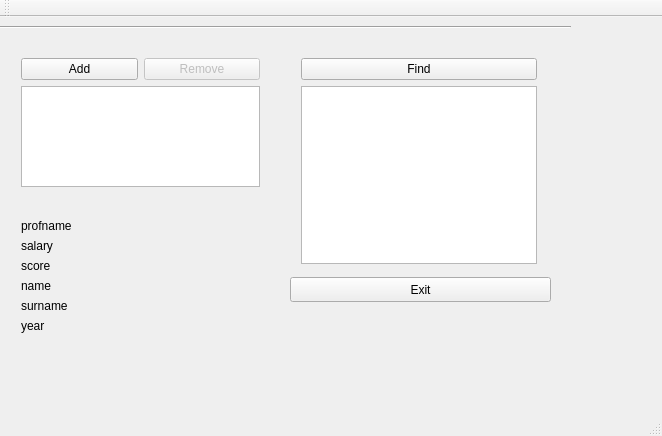
<?xml version="1.0" encoding="UTF-8"?>
<ui version="4.0">
 <class>MainWindow</class>
 <widget class="QMainWindow" name="MainWindow">
  <property name="geometry">
   <rect>
    <x>0</x>
    <y>0</y>
    <width>662</width>
    <height>436</height>
   </rect>
  </property>
  <property name="windowTitle">
   <string>MainWindow</string>
  </property>
  <widget class="QWidget" name="centralWidget">
   <widget class="Line" name="line">
    <property name="geometry">
     <rect>
      <x>0</x>
      <y>0</y>
      <width>571</width>
      <height>20</height>
     </rect>
    </property>
    <property name="orientation">
     <enum>Qt::Horizontal</enum>
    </property>
   </widget>
   <widget class="QWidget" name="formLayoutWidget">
    <property name="geometry">
     <rect>
      <x>10</x>
      <y>191</y>
      <width>261</width>
      <height>171</height>
     </rect>
    </property>
    <layout class="QFormLayout" name="formLayout">
     <item row="0" column="0">
      <widget class="QLabel" name="profnameLabel">
       <property name="text">
        <string>profname</string>
       </property>
      </widget>
     </item>
     <item row="1" column="0">
      <widget class="QLabel" name="salaryLabel">
       <property name="text">
        <string>salary</string>
       </property>
      </widget>
     </item>
     <item row="2" column="0">
      <widget class="QLabel" name="scoreLabel">
       <property name="text">
        <string>score</string>
       </property>
      </widget>
     </item>
     <item row="3" column="0">
      <widget class="QLabel" name="nameLabel">
       <property name="text">
        <string>name</string>
       </property>
      </widget>
     </item>
     <item row="4" column="0">
      <widget class="QLabel" name="surnameLabel">
       <property name="text">
        <string>surname</string>
       </property>
      </widget>
     </item>
     <item row="5" column="0">
      <widget class="QLabel" name="yearLabel">
       <property name="text">
        <string>year</string>
       </property>
      </widget>
     </item>
     <item row="5" column="1">
      <widget class="QLabel" name="label_6">
       <property name="font">
        <font>
         <weight>75</weight>
         <bold>true</bold>
        </font>
       </property>
       <property name="text">
        <string/>
       </property>
      </widget>
     </item>
     <item row="4" column="1">
      <widget class="QLabel" name="label_5">
       <property name="font">
        <font>
         <weight>75</weight>
         <bold>true</bold>
        </font>
       </property>
       <property name="text">
        <string/>
       </property>
      </widget>
     </item>
     <item row="3" column="1">
      <widget class="QLabel" name="label_4">
       <property name="font">
        <font>
         <weight>75</weight>
         <bold>true</bold>
        </font>
       </property>
       <property name="text">
        <string/>
       </property>
      </widget>
     </item>
     <item row="2" column="1">
      <widget class="QLabel" name="label_3">
       <property name="font">
        <font>
         <weight>75</weight>
         <bold>true</bold>
        </font>
       </property>
       <property name="text">
        <string/>
       </property>
      </widget>
     </item>
     <item row="0" column="1">
      <widget class="QLabel" name="label">
       <property name="font">
        <font>
         <weight>75</weight>
         <bold>true</bold>
        </font>
       </property>
       <property name="text">
        <string/>
       </property>
      </widget>
     </item>
     <item row="1" column="1">
      <widget class="QLabel" name="label_2">
       <property name="font">
        <font>
         <weight>75</weight>
         <bold>true</bold>
        </font>
       </property>
       <property name="text">
        <string/>
       </property>
      </widget>
     </item>
    </layout>
   </widget>
   <widget class="QPushButton" name="pushButton_4">
    <property name="geometry">
     <rect>
      <x>290</x>
      <y>260</y>
      <width>261</width>
      <height>25</height>
     </rect>
    </property>
    <property name="text">
     <string>Exit</string>
    </property>
   </widget>
   <widget class="QWidget" name="layoutWidget">
    <property name="geometry">
     <rect>
      <x>290</x>
      <y>30</y>
      <width>258</width>
      <height>228</height>
     </rect>
    </property>
    <layout class="QVBoxLayout" name="verticalLayout">
     <item>
      <layout class="QHBoxLayout" name="horizontalLayout">
       <item>
        <widget class="QPushButton" name="pushButton_3">
         <property name="text">
          <string>Find</string>
         </property>
         <property name="shortcut">
          <string comment="Ctrl + F">Ctrl+F</string>
         </property>
        </widget>
       </item>
      </layout>
     </item>
     <item>
      <widget class="QListWidget" name="listWidget_2">
       <property name="enabled">
        <bool>true</bool>
       </property>
       <property name="selectionMode">
        <enum>QAbstractItemView::NoSelection</enum>
       </property>
      </widget>
     </item>
    </layout>
   </widget>
   <widget class="QWidget" name="layoutWidget">
    <property name="geometry">
     <rect>
      <x>10</x>
      <y>30</y>
      <width>261</width>
      <height>151</height>
     </rect>
    </property>
    <layout class="QVBoxLayout" name="verticalLayout_2">
     <item>
      <layout class="QHBoxLayout" name="horizontalLayout_2">
       <item>
        <widget class="QPushButton" name="pushButton">
         <property name="text">
          <string>Add</string>
         </property>
        </widget>
       </item>
       <item>
        <widget class="QPushButton" name="pushButton_2">
         <property name="enabled">
          <bool>false</bool>
         </property>
         <property name="text">
          <string>Remove</string>
         </property>
        </widget>
       </item>
      </layout>
     </item>
     <item>
      <widget class="QListWidget" name="listWidget"/>
     </item>
    </layout>
   </widget>
  </widget>
  <widget class="QMenuBar" name="menuBar">
   <property name="geometry">
    <rect>
     <x>0</x>
     <y>0</y>
     <width>662</width>
     <height>22</height>
    </rect>
   </property>
  </widget>
  <widget class="QToolBar" name="mainToolBar">
   <attribute name="toolBarArea">
    <enum>TopToolBarArea</enum>
   </attribute>
   <attribute name="toolBarBreak">
    <bool>false</bool>
   </attribute>
  </widget>
  <widget class="QStatusBar" name="statusBar"/>
  <action name="actionfind">
   <property name="text">
    <string>find</string>
   </property>
   <property name="shortcut">
    <string>Ctrl+F</string>
   </property>
  </action>
 </widget>
 <layoutdefault spacing="6" margin="11"/>
 <resources/>
 <connections/>
</ui>
